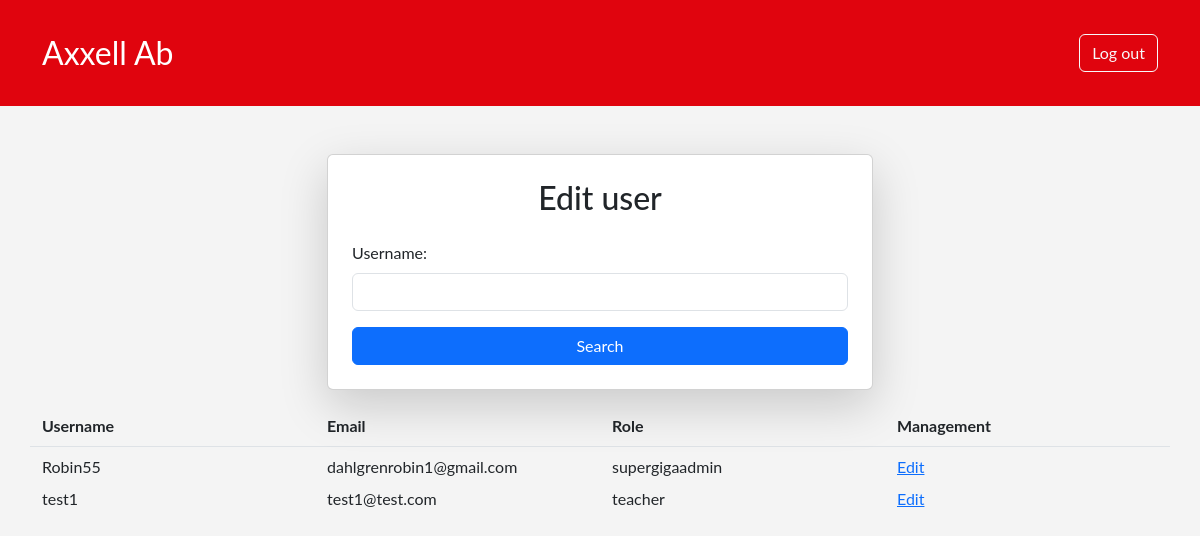
Page /user-management.php (signed in) on the earlier database version.
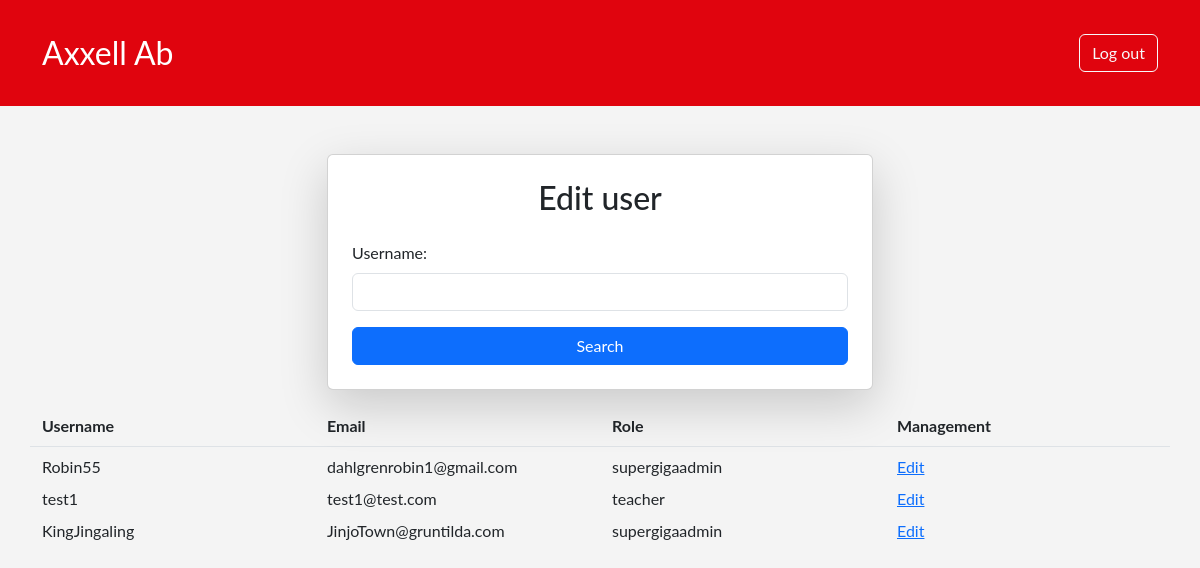
Same page on the later database version.
### tables this page shows
CREATE TABLE `users` (
  `u_id` int(11) NOT NULL,
  `u_uname` varchar(255) NOT NULL,
  `u_mail` varchar(255) NOT NULL,
  `u_password` varchar(300) NOT NULL,
  `u_role_fk` int(11) NOT NULL
);

CREATE TABLE `roles` (
  `r_id` int(11) NOT NULL,
  `r_name` varchar(255) NOT NULL,
  `r_level` int(11) NOT NULL
);

### user-management.php (the view, shortened to what this page needs)
<?php
require_once "include/header.php";
$userList["data"] = $pdo->query("
			SELECT u_id, u_uname, u_mail, r_name
			FROM users
			INNER JOIN roles
			ON users.u_role_fk = roles.r_id
			LIMIT 10")->fetchAll();
?>
<div class="container mt-5">
    <div class="row justify-content-center">
        <div class="col-md-6">
            <div class="card shadow-lg p-4">
                <h2 class="text-center mb-4">Edit user</h2>
                <form action="" method="POST">
                    <div class="mb-3">
                        <label for="uname" class="form-label">Username:</label>
                        <input type="text" value="" id="uname" name="uname" class="form-control" required>
                    </div>
                    <div class="d-grid">
                        <button type="submit" name="searchuser-submit" class="btn btn-primary">Search</button>
                    </div>
                </form>
            </div>
        </div>
    </div>
	<div class="row">
		<div class="container mt-4">
			<div class="row fw-bold border-bottom pb-2 mb-2">
				<div class="col-3">Username</div>
				<div class="col-3">Email</div>
				<div class="col-3">Role</div>
				<div class="col-3">Management</div>
			</div>
    <?php
	if(!empty($userList["data"])):
	foreach ($userList["data"] as $userRow): ?>
        <div class="row mb-2">
            <div class="col"><?= htmlspecialchars($userRow['u_uname']) ?></div>
            <div class="col"><?= htmlspecialchars($userRow['u_mail']) ?></div>
            <div class="col"><?= htmlspecialchars($userRow['r_name']) ?></div>
            <div class="col"><a href="edit-user.php?uid=<?= htmlspecialchars($userRow['u_id']) ?>">Edit</a></div>
        </div>
    <?php
	endforeach;
	else:
		  echo "<div class='col text-center'>No result</div>";
	endif;
	?>
		</div>
	</div>
</div>

Differences in the rows shown:
added users: u_uname "KingJingaling", u_mail "JinjoTown@gruntilda.com", u_role_fk.r_name "supergigaadmin"
